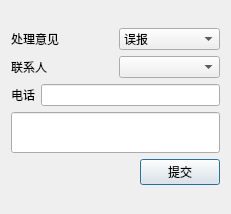
<?xml version="1.0" encoding="UTF-8"?>
<ui version="4.0">
 <class>HandleDialog</class>
 <widget class="QDialog" name="HandleDialog">
  <property name="geometry">
   <rect>
    <x>0</x>
    <y>0</y>
    <width>231</width>
    <height>214</height>
   </rect>
  </property>
  <property name="windowTitle">
   <string>Dialog</string>
  </property>
  <layout class="QVBoxLayout" name="verticalLayout_2">
   <item>
    <layout class="QVBoxLayout" name="verticalLayout">
     <item>
      <layout class="QHBoxLayout" name="horizontalLayout">
       <item>
        <widget class="QLabel" name="label">
         <property name="text">
          <string>处理意见</string>
         </property>
        </widget>
       </item>
       <item>
        <widget class="QComboBox" name="comboBox">
         <item>
          <property name="text">
           <string>误报</string>
          </property>
         </item>
         <item>
          <property name="text">
           <string>盗窃</string>
          </property>
         </item>
         <item>
          <property name="text">
           <string>火警</string>
          </property>
         </item>
        </widget>
       </item>
      </layout>
     </item>
     <item>
      <layout class="QHBoxLayout" name="horizontalLayout_2">
       <item>
        <widget class="QLabel" name="label_2">
         <property name="text">
          <string>联系人</string>
         </property>
        </widget>
       </item>
       <item>
        <widget class="QComboBox" name="contactComboBox"/>
       </item>
      </layout>
     </item>
     <item>
      <layout class="QHBoxLayout" name="horizontalLayout_3">
       <item>
        <widget class="QLabel" name="label_3">
         <property name="text">
          <string>电话</string>
         </property>
        </widget>
       </item>
       <item>
        <widget class="QLineEdit" name="phoneLineEdit"/>
       </item>
      </layout>
     </item>
     <item>
      <widget class="QLineEdit" name="reMarklineEdit">
       <property name="sizePolicy">
        <sizepolicy hsizetype="Expanding" vsizetype="Fixed">
         <horstretch>0</horstretch>
         <verstretch>0</verstretch>
        </sizepolicy>
       </property>
       <property name="minimumSize">
        <size>
         <width>0</width>
         <height>41</height>
        </size>
       </property>
       <property name="maximumSize">
        <size>
         <width>16777215</width>
         <height>41</height>
        </size>
       </property>
       <property name="text">
        <string/>
       </property>
      </widget>
     </item>
     <item>
      <layout class="QHBoxLayout" name="horizontalLayout_4">
       <item>
        <spacer name="horizontalSpacer">
         <property name="orientation">
          <enum>Qt::Horizontal</enum>
         </property>
         <property name="sizeHint" stdset="0">
          <size>
           <width>40</width>
           <height>20</height>
          </size>
         </property>
        </spacer>
       </item>
       <item>
        <widget class="QPushButton" name="pushButton">
         <property name="text">
          <string>提交</string>
         </property>
        </widget>
       </item>
      </layout>
     </item>
    </layout>
   </item>
  </layout>
 </widget>
 <resources/>
 <connections/>
</ui>
